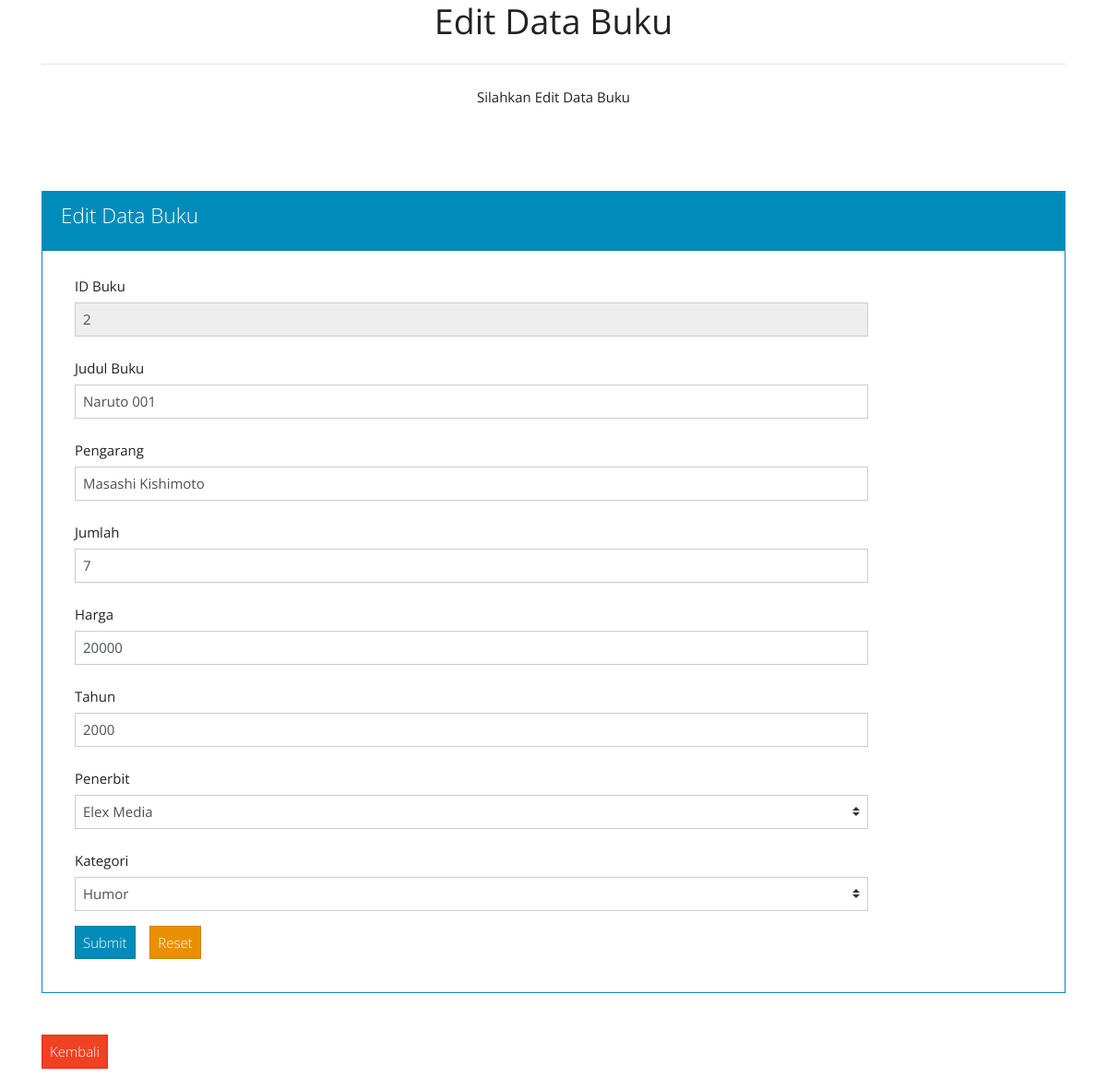
Screenshot of /Buku/update/2 with the database file from the repository.
### tables this page shows
CREATE TABLE `buku` (
  `id` int(3) NOT NULL,
  `judul` varchar(50) NOT NULL,
  `pengarang` varchar(50) NOT NULL,
  `id_penerbit` int(3) NOT NULL,
  `id_cat` int(3) NOT NULL,
  `jumlah` int(3) NOT NULL,
  `harga` int(11) NOT NULL,
  `tahun` int(5) NOT NULL,
  `foto` varchar(100) NOT NULL
);

### application/controllers/Buku.php (called while the page is built, shortened)
<?php
class Buku extends CI_Controller {
	public function __construct()
	{
		$this->load->model('M_buku');
		$this->load->library('form_validation');
		$this->load->library('pdf');
		$this->load->library('pagination');
		$this->load->model('M_komentar');
	}
	public function update($id)
	{
		$where = array('id' => $id);
		$data['buku'] = $this->M_buku->edit_data($where, 'buku')->result();
		$data['penerbit'] = $this->M_buku->tampil_penerbit()->result();
		$data['kategori'] = $this->M_buku->tampil_kategori()->result();
		$this->load->view('edit_databuku', $data);
	}
}

### index.php (called while the page is built, shortened)
<?php
require_once BASEPATH.'core/CodeIgniter.php';

### application/models/M_buku.php (called while the page is built, shortened)
<?php
class M_buku extends CI_Model {
	public function tampil_penerbit()
	{
		return $this->db->get('penerbit');
	}
	public function tampil_kategori()
	{
		return $this->db->get('kategori');
	}
	public function edit_data($where, $table)
	{
		return $this->db->get_where($table, $where);
	}
}

### application/views/edit_databuku.php (the view, shortened to what this page needs)
<!DOCTYPE html>
<html lang="en">
	<head>
		<link href="https://stackpath.bootstrapcdn.com/bootswatch/4.1.1/yeti/bootstrap.min.css" rel="stylesheet">
		<link rel="stylesheet" href="https://cdnjs.cloudflare.com/ajax/libs/open-iconic/1.1.1/font/css/open-iconic-bootstrap.min.css" />
	</head>
	<body>
		<div class="container">
			<center><h1><b>Edit Data Buku</b></h1></center>
			<center><hr class="my-4"></center>
			<center>Silahkan Edit Data Buku</center>
			<br><br>
			<br><br>
			<div class="card border-primary w-100">
				<div class="card-header bg-primary text-white">
					<h4 class="card-title">Edit Data Buku</h4>
				</div>
				<div class="card-body">
					<?php foreach ($buku as $key) { ?>
						<?php echo form_open('Buku/aksi_edit/'.$key->id); ?>
							<div class="form-group">
								<label class="col-sm-6 col-form-label" for="id">ID Buku</label>
								<div class="col-sm-10">
									<input type="text" name="id" class="form-control" value="<?php echo $key->id; ?>" readonly>
								</div>
							</div>
							<div class="form-group">
								<label class="col-sm-6 col-form-label" for="judul">Judul Buku</label>
								<div class="col-sm-10">
									<input type="text" name="judul" class="form-control" value="<?php echo $key->judul;?>">
								</div>
							</div>
							<div class="form-group">
								<label class="col-sm-6 col-form-label" for="pengarang">Pengarang</label>
								<div class="col-sm-10">
									<input type="text" name="pengarang" class="form-control" value="<?php echo $key->pengarang; ?>">
								</div>
							</div>
							<div class="form-group">
								<label class="col-sm-6 col-form-label" for="jumlah">Jumlah</label>
								<div class="col-sm-10">
									<input type="text" name="jumlah" class="form-control" value="<?php echo $key->jumlah; ?>">
								</div>
							</div>
							<div class="form-group">
								<label class="col-sm-6 col-form-label" for="harga">Harga</label>
								<div class="col-sm-10">
									<input type="text" name="harga" class="form-control" value="<?php echo $key->harga; ?>">
								</div>
							</div>
							<div class="form-group">
								<label class="col-sm-6 col-form-label" for="tahun">Tahun</label>
								<div class="col-sm-10">
									<input type="text" name="tahun" class="form-control" value="<?php echo $key->tahun; ?>">
								</div>
							</div>
							<div class="form-group">
								<label class="col-sm-6 col-form-label" for="penerbit">Penerbit</label>
								<div class="col-sm-10">
									<select class="custom-select" name="penerbit">
										<?php foreach ($penerbit as $key) { ?>
											<option <?php if ($key->id == "Desired") {
												echo 'selected="selected"';
											} ?> value="<?php echo $key->id; ?>"> <?php echo $key->nama_penerbit; ?></option>
										<?php } ?>
									</select>
								</div>
							</div>
							<div class="form-group">
								<label class="col-sm-6 col-form-label" for="kategori">Kategori</label>
								<div class="col-sm-10">
									<select class="custom-select" name="kategori">
										<?php foreach ($kategori as $key) { ?>
											<option <?php if ($key->id == "Desired") {
												echo 'selected = "selected"';
											} ?> value="<?php echo $key->id; ?>"> <?php echo $key->nama_kategori; ?></option>
										<?php } ?>
									</select>
								</div>
							</div>
							<div class="form-group">
								<div class="col-sm-10">
									<button type="submit" class="btn btn-primary">
										<span class="oi oi-check"></span> Submit
									</button>
									<button type="reset" class="btn btn-warning">
										<span class="oi oi-trash"></span> Reset
									</button>
								</div>
							</div>
						<?php echo form_close(); ?>
					<?php } ?>
				</div>
			</div>
			<br><br>
			<a class="btn btn-danger" href="<?php echo base_url('Buku/index'); ?>">
				<span class="oi oi-chevron-left"></span> Kembali
			</a>
			<br><br>
		</div>
	</body>
</html>

### rows the page displays
buku: id "2", judul "Naruto 001", pengarang "Masashi Kishimoto", jumlah "7", harga "20000", tahun "2000"

### other values shown
form field penerbit "Elex Media"
form field kategori "Humor"
